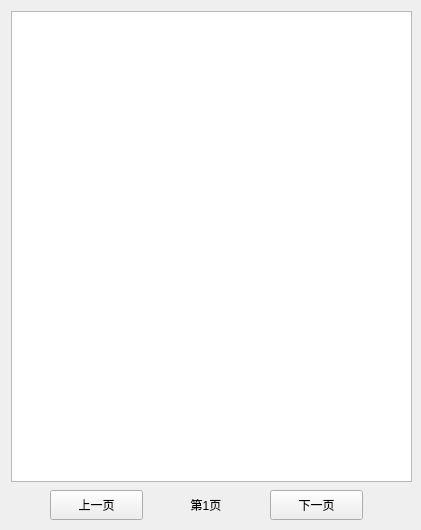
<?xml version="1.0" encoding="UTF-8"?>
<ui version="4.0">
 <class>DownloadWidget</class>
 <widget class="QWidget" name="DownloadWidget">
  <property name="geometry">
   <rect>
    <x>0</x>
    <y>0</y>
    <width>421</width>
    <height>530</height>
   </rect>
  </property>
  <property name="minimumSize">
   <size>
    <width>421</width>
    <height>530</height>
   </size>
  </property>
  <property name="maximumSize">
   <size>
    <width>421</width>
    <height>530</height>
   </size>
  </property>
  <property name="windowTitle">
   <string>Form</string>
  </property>
  <widget class="QListWidget" name="listWidget">
   <property name="geometry">
    <rect>
     <x>11</x>
     <y>11</y>
     <width>401</width>
     <height>471</height>
    </rect>
   </property>
  </widget>
  <widget class="QLabel" name="label">
   <property name="geometry">
    <rect>
     <x>170</x>
     <y>490</y>
     <width>72</width>
     <height>30</height>
    </rect>
   </property>
   <property name="text">
    <string>第1页</string>
   </property>
   <property name="alignment">
    <set>Qt::AlignCenter</set>
   </property>
  </widget>
  <widget class="QPushButton" name="pushButton">
   <property name="geometry">
    <rect>
     <x>50</x>
     <y>490</y>
     <width>93</width>
     <height>30</height>
    </rect>
   </property>
   <property name="text">
    <string>上一页</string>
   </property>
  </widget>
  <widget class="QPushButton" name="pushButton_2">
   <property name="geometry">
    <rect>
     <x>270</x>
     <y>490</y>
     <width>93</width>
     <height>30</height>
    </rect>
   </property>
   <property name="text">
    <string>下一页</string>
   </property>
  </widget>
 </widget>
 <resources/>
 <connections/>
</ui>
